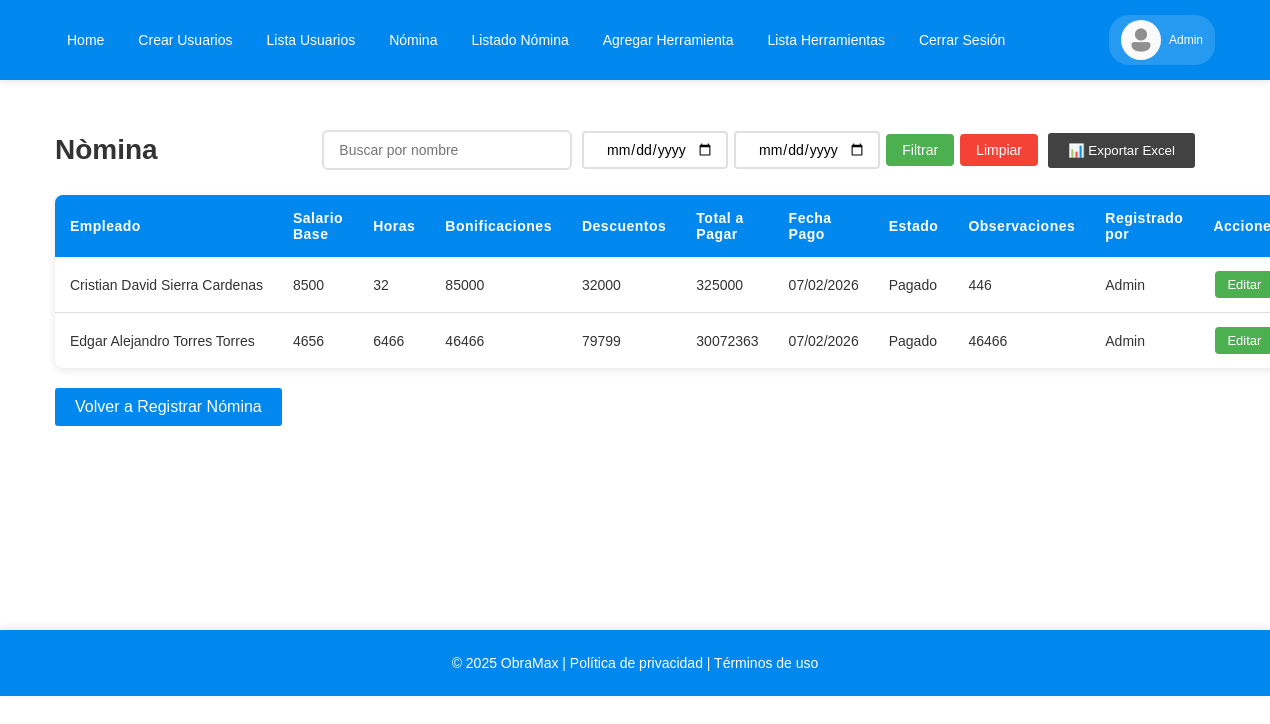
The page /empleados_nomina/ (signed in) on the database its author committed.
### empleados_crud/models.py (models this page shows, shortened)
class CustomUser(AbstractUser):
    ROLES = [
        ('Administrador','Administrador'),
        ('Ingeniero civil', 'Ingeniero civil'),
        ('Maestro de obra','Maestro de obra'),
    ]
    cedula = models.CharField(max_length=15,unique=True)
    telefono = models.CharField(max_length=15)
    rol = models.CharField(max_length= 20, choices=ROLES ,blank=True, null=True)
    REQUIRED_FIELDS = ['cedula']

class Nomina(models.Model):
    ESTADO_PAGO= [
        ('pendiente', 'Pendiente'),
        ('pagado', 'Pagado'),
    ]
    empleado= models.ForeignKey(settings.AUTH_USER_MODEL, on_delete=models.SET_NULL, related_name='nominas',null=True)
    registrado_por = models.ForeignKey(CustomUser, on_delete=models.SET_NULL,related_name='registrado_por',null=True)
    salario_base = models.IntegerField()
    horas_trabajadas = models.IntegerField()
    bonificaciones = models.IntegerField()
    descuentos = models.IntegerField()
    total_pagar = models.IntegerField(blank=True,null=True)
    fecha_pago = models.DateField()
    estado_pago = models.CharField(max_length=10, choices=ESTADO_PAGO, default='pendiente')
    observaciones = models.TextField(null=True,blank=True)
    class Meta:
        unique_together = ('empleado', 'fecha_pago')

### empleados_crud/views.py (the view)
# urls.py: path('empleados_nomina/',views.empleados_nomina, name='empleados_nomina'),
@login_required
@admin_or_ingeniero
def empleados_nomina(request):
    if request.user.rol =='Administrador':
        nomina_list = Nomina.objects.all()
    else:
        nomina_list = Nomina.objects.filter(registrado_por = request.user)
    fecha_inicio = request.GET.get('fecha_inicio')
    if fecha_inicio:
        nomina_list = nomina_list.filter(fecha_pago=fecha_inicio)
    return render(request,'empleados_nomina.html', {'nominas':nomina_list})

### empleados_crud/templates/empleados_nomina.html
{% extends 'base.html' %}
{% load static %}
{% block content %}
<div class="usuarios-container">
    <div class="usuarios-header">
        <h2>Nòmina</h2>
        <div class="filtros-header">
            <input type="text" id="buscar" placeholder="Buscar por nombre">
            <form method="get" class="filtros-fecha">
                <input type="date" id="fechaInicio" name="fecha_inicio"
                    class="filtro-fecha"
                    value="{{ request.GET.fecha_inicio }}">
                <input type="date" id="fechaFin" name="fecha_fin"
                    class="filtro-fecha"
                    value="{{ request.GET.fecha_fin }}">
                <button id="btnFiltrarFechas" class="boton-filtro">
                    Filtrar
                </button>
                <a href="{% url 'empleados_nomina' %}" class="boton-limpiar">
                    Limpiar
                </a>
            </form>
            <button id="exportarExcel"
                    class="boton-excel"
                    type="button"
                    data-tipo="nomina">
                📊 Exportar Excel
            </button>
        </div>
    </div>
    {% if nominas %}
    <div class="table-responsive">
        <table>
            <thead>
                <tr>
                    <th>Empleado</th>
                    <th>Salario Base</th>
                    <th>Horas</th>
                    <th>Bonificaciones</th>
                    <th>Descuentos</th>
                    <th>Total a Pagar</th>
                    <th>Fecha Pago</th>
                    <th>Estado</th>
                    <th>Observaciones</th>
                    {% if request.user.rol == 'Administrador' %}
                        <th>Registrado por</th>
                    {% endif %}
                    <th>Acciones</th>
                </tr>
            </thead>
            <tbody>
                {% for nomina in nominas %}
                <tr>
                    <td data-label="Empleado">{{ nomina.empleado.first_name }} {{nomina.empleado.last_name }}</td>
                    <td data-label="Salario Base">{{ nomina.salario_base }}</td>
                    <td data-label="Horas">{{ nomina.horas_trabajadas }}</td>
                    <td data-label="Bonificaciones">{{ nomina.bonificaciones }}</td>
                    <td data-label="Descuentos">{{ nomina.descuentos }}</td>
                    <td data-label="Total">{{ nomina.total_pagar }}</td>
                    <td data-label="Fecha Pago"
                        data-fecha="{{ nomina.fecha_pago|date:'Y-m-d' }}">
                        {{ nomina.fecha_pago|date:'d/m/Y' }}
                    </td>
                    <td data-label="Estado">{{ nomina.estado_pago.capitalize }}</td>
                    <td data-label="Observaciones">{{ nomina.observaciones }}</td>
                    {% if request.user.rol == 'Administrador' %}
                        <td data-label="Registrado por">{{ nomina.registrado_por.first_name }} {{ nomina.registrado_por.last_name }} </td>
                    {% endif %}
                    <td data-label="Acciones">
                        <a href="{% url 'editar_nomina' nomina.id %}">Editar</a>
                    </td>
                </tr>
                {% endfor %}
            </tbody>
        </table>
    </div>
    {% else %}
    <p class="no-usuarios">No hay registros aún.</p>
    {% endif %}
    <div style="margin-top: 20px;">
        <a href="{% url 'nomina' %}" class="boton">
            Volver a Registrar Nómina
        </a>
    </div>
</div>
{% endblock %}

### empleados_crud/templates/base.html (shortened to what this page needs)
<!DOCTYPE html>
{% load static %}
<html lang="es">
<head>
    <link rel="stylesheet" href="{% static 'CSS/styles.css' %}">
</head>
<body class="layout">
    <header class="site-header">
        <nav class="navbar">
            <div class="nav__container">
                <ul class="nav__list" id="navMenu">
                    <li class="nav__item"><a class="nav_link" href="{% url 'index' %}">Home</a></li>
                    {% if user.is_authenticated %}
                        {% if request.user.rol == 'Administrador' %}
                            <li class="nav__item"><a class="nav_link" href="{% url 'crear_usuarios' %}">Crear Usuarios</a></li>
                            <li class="nav__item"><a class="nav_link" href="{% url 'lista_usuarios' %}">Lista Usuarios</a></li>
                            <li class="nav__item"><a class="nav_link" href="{% url 'nomina' %}">Nómina</a></li>
                            <li class="nav__item"><a class="nav_link" href="{% url 'empleados_nomina' %}">Listado Nómina</a></li>
                            <li class="nav__item"><a class="nav_link" href="{% url 'herramientas' %}">Agregar Herramienta</a></li>
                            <li class="nav__item"><a class="nav_link" href="{% url 'lista_herramientas' %}">Lista Herramientas</a></li>
                        {% endif %}
                        <li class="nav__item"><a class="nav_link" href="{% url 'cerrarSesion' %}">Cerrar Sesión</a></li>
                    {% else %}
                        <li class="nav__item"><a class="nav_link" href="{% url 'iniciarSesion' %}">Iniciar sesión</a></li>
                        <li class="nav__item"><a class="nav_link" href="{% url 'registrarse' %}">Registrarse</a></li>
                    {% endif %}
                </ul>
                {% if user.is_authenticated %}
                <div class="nav__user-profile">
                    <img class="nav__user-avatar" src="{% static 'img/avatar.png' %}">
                    <span class="nav__user-name">{{ user.first_name }} {{ user.last_name }}</span>
                </div>
                {% endif %}
            </div>
        </nav>
    </header>
    <div class="page-wrapper">
        <main class="main-content">
            {% block content %}{% endblock %}
        </main>
    </div>
    <footer class="footer">
        <p>© 2025 ObraMax | Política de privacidad | Términos de uso</p>
    </footer>
</body>
</html>

### empleados_crud/static/CSS/styles.css (style rules this page uses)
* { margin: 0; padding: 0; box-sizing: border-box; }
body { font-family: sans-serif; background-color: #fff; color: #000; overflow-x: hidden; padding-top: 80px; display: flex; flex-direction: column; min-height: 100vh; }
.main-content { flex: 1; padding-bottom: 90px; }
.navbar { background-color: #0088ee; width: 100%; box-shadow: 0 2px 8px rgba(0, 0, 0, 0.1); position: fixed; top: 0; left: 0; z-index: 1000; }
.nav__list { list-style: none; display: flex; gap: 10px; }
.nav__container { margin: auto; padding: 8px 20px; display: flex; align-items: center; justify-content: space-between; max-width: 1200px; height: 80px; }
.nav_link { color: #fff; text-decoration: none; padding: 8px 12px; background-color: transparent; display: inline-block; font-size: 14px; font-weight: 500; transition: all 0.3s ease; border-radius: 4px; }
.nav__item { list-style: none; display: inline-block; font-size: 20px; font-weight: bold; }
.nav__user-profile { display: flex; align-items: center; gap: 8px; padding: 5px 12px; background-color: rgba(255, 255, 255, 0.15); border-radius: 20px; flex-shrink: 0; max-width: 180px; }
.nav__user-name { max-width: 110px; overflow: hidden; text-overflow: ellipsis; white-space: nowrap; font-size: 12px; color: #fff; }
.nav__user-avatar { width: 40px; height: 40px; border-radius: 50%; object-fit: cover; flex-shrink: 0 }
.footer { background-color: #0088ee; color: white; text-align: center; padding: 25px 20px; box-shadow: 0 -2px 8px rgba(0, 0, 0, 0.1); font-size: 14px; font-weight: 500; }
.boton { padding: 10px 20px; background-color: #0088ee; color: white; text-decoration: none; border-radius: 3px; display: inline-block; }
.boton-excel { padding: 10px 20px; background-color: #424242; color: white; border: none; border-radius: 3px; cursor: pointer; transition: background-color 0.3s ease; }
.filtro-fecha { display: flex; align-items: center; text-align: center; gap: 6px; padding: 8px 12px; border: 2px solid #e0e0e0; border-radius: 4px; font-size: 14px; font-family: sans-serif; transition: all 0.3s ease; cursor: pointer; }
.boton-filtro { padding: 8px 16px; background-color: #4CAF50; color: white; border: none; border-radius: 4px; cursor: pointer; font-size: 14px; font-weight: 500; transition: background-color 0.3s ease; }
.boton-limpiar { padding: 8px 16px; background-color: #f44336; color: white; border: none; border-radius: 4px; cursor: pointer; font-size: 14px; font-weight: 500; transition: background-color 0.3s ease; }
a { text-decoration: none; }
table { width: 100%; border-collapse: collapse; margin-top: 20px; background-color: #ffffff; box-shadow: 0 2px 8px rgba(0, 0, 0, 0.1); border-radius: 8px; overflow: hidden; }
table thead { background-color: #0088ee; color: white; }
table thead th { padding: 15px; text-align: left; font-weight: 600; font-size: 14px; letter-spacing: 0.5px; }
table tbody tr { border-bottom: 1px solid #e0e0e0; transition: background-color 0.3s ease; }
table tbody td { padding: 12px 15px; font-size: 14px; color: #333333; cursor: pointer; }
table tbody td:first-child { min-width: 200px; white-space: nowrap; }
table tbody tr:last-child { border-bottom: none; }
table a { padding: 6px 12px; margin: 2px; background-color: #4CAF50; color: white; text-decoration: none; border-radius: 4px; display: inline-block; cursor: pointer; font-size: 13px; font-weight: 500; transition: all 0.3s ease; }
#buscar { padding: 10px 15px; border: 2px solid #e0e0e0; border-radius: 6px; width: 250px; font-size: 14px; transition: all 0.3s ease; }
.usuarios-container { margin: 30px auto; padding: 20px; padding-right: 40px; max-width: 1200px; min-height: 400px; }
.usuarios-header { display: flex; justify-content: space-between; align-items: center; margin-bottom: 25px; flex-wrap: nowrap; gap: 15px; }
.usuarios-header h2 { font-size: 28px; color: #333333; margin: 0; }
.filtros-header { display: flex; align-items: center; gap: 10px; flex-wrap: wrap; }
.filtros-fecha { display: flex; align-items: center; gap: 6px; flex-wrap: wrap; }

### rows shown on the page
CustomUser: first_name "Admin"
Nomina: empleado.first_name "Cristian David", empleado.last_name "Sierra Cardenas", salario_base "8500", horas_trabajadas "32", bonificaciones "85000", descuentos "32000", total_pagar "325000", fecha_pago "07/02/2026", estado_pago "Pagado", observaciones "446", registrado_por.first_name "Admin"
Nomina: empleado.first_name "Edgar Alejandro", empleado.last_name "Torres Torres", salario_base "4656", horas_trabajadas "6466", bonificaciones "46466", descuentos "79799", total_pagar "30072363", fecha_pago "07/02/2026", estado_pago "Pagado", observaciones "46466", registrado_por.first_name "Admin"
